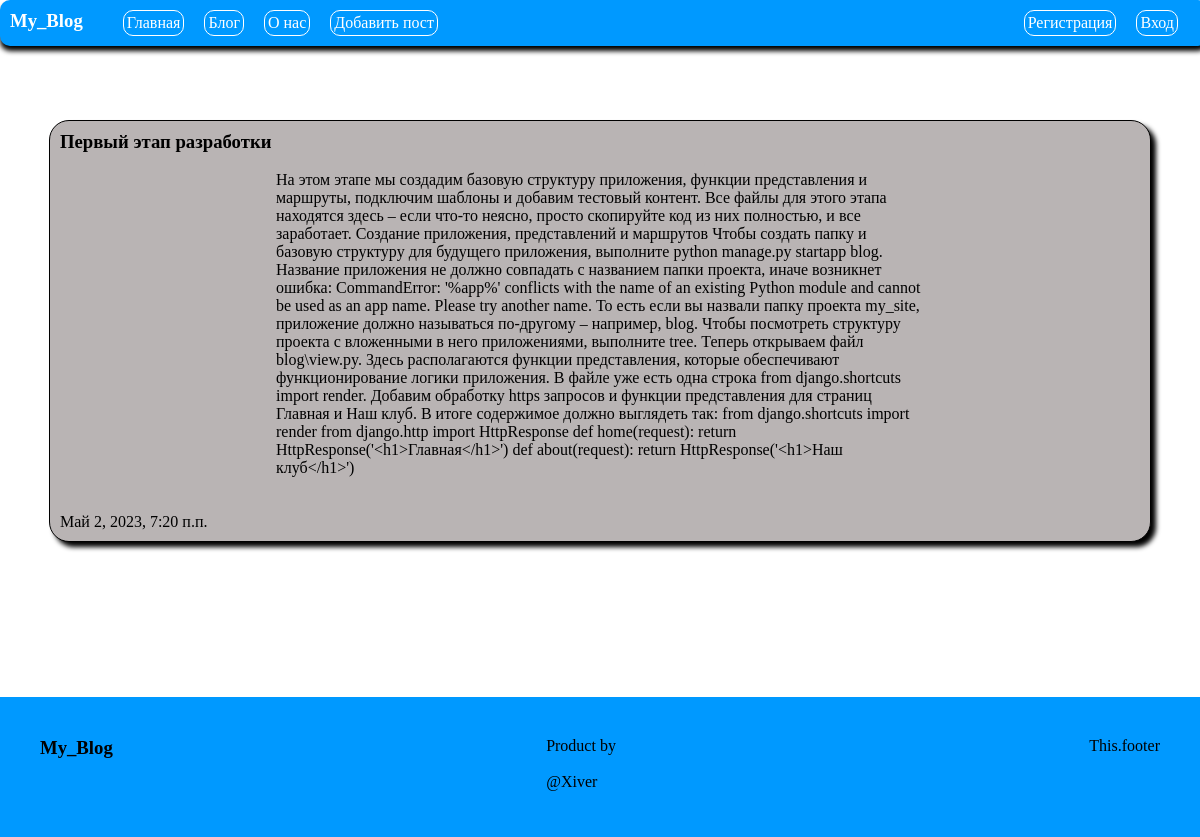
The app's page /blog/4 with its own data.
### blog/models.py (models this page shows, shortened)
class Post(models.Model):
    title = models.CharField('Заголовок', max_length=50)
    anons = models.CharField('Анонс', max_length=250)
    text = models.TextField('Статья')
    date = models.DateTimeField('Дата публикации')
    class Meta:
        verbose_name = 'Новость'
        verbose_name_plural = 'Новости'

### blog/views.py (the view)
# urls.py: path('blog/<int:pk>', views.PostsView.as_view(), name='post'),
class PostsView(DetailView): # Класс динамических страниц,наслед. от DetailView
    model = Post             # Указать модель с которой работаем
    template_name = 'blog/post.html' #Указать какой шаблон будет обрабатывать
    context_object_name = 'post' #Ключ для передачи в шаблон

### blog/templates/blog/post.html (shortened to what this page needs)
{% extends "blog/layout.html" %}
{% block content %}
<main>
    <div class="card">
        <h3>{{ post.title }}</h3><br>
        <div class="text_post">
            <p>{{ post.text }}</p>
        </div><br>
        <p>{{ post.author }}</p><br>
        <p>{{ post.date }}</p>
    </div>
</main>
{% endblock %}

### blog/static/blog/css/style.css (style rules this page uses)
* { margin: 0; padding: 0; }
body { background-color: white; height: 100vh; }
main { min-height: calc(78.4vh - 100px); background-color: white; width: 100%; height: auto; margin-left: auto; margin-right: auto; margin-top: 0; margin-bottom: 20px; padding-top: 100px; padding-bottom: 50px; }
.card { background-color: rgb(185, 180, 180); margin-left: auto; margin-right: auto; width: 90%; border: 1px solid; box-shadow: 5px 5px 5px black; margin-top: 20px; border-radius: 20px; padding: 10px; }
.text_post { width: 60%; margin-left: auto; margin-right: auto; }

### records on screen
Post: title "Первый этап разработки", text "На этом этапе мы создадим базовую структуру приложения, функции представления и маршруты, подключим шаблоны и добавим тестовый контент. Все файлы для этого этапа находятся здесь – если что-то неясно, просто скопируйте код из них полностью, и все заработает. Создание приложения, представлений и маршрутов Чтобы создать папку и базовую структуру для будущего приложения, выполните python manage.py startapp blog. Название приложения не должно совпадать с названием папки проекта, иначе возникнет ошибка: CommandError: '%app%' conflicts with the name of an existing Python module and cannot be used as an app name. Please try another name. То есть если вы назвали папку проекта my_site, приложение…", date "Май 2, 2023, 7:20 п.п."
